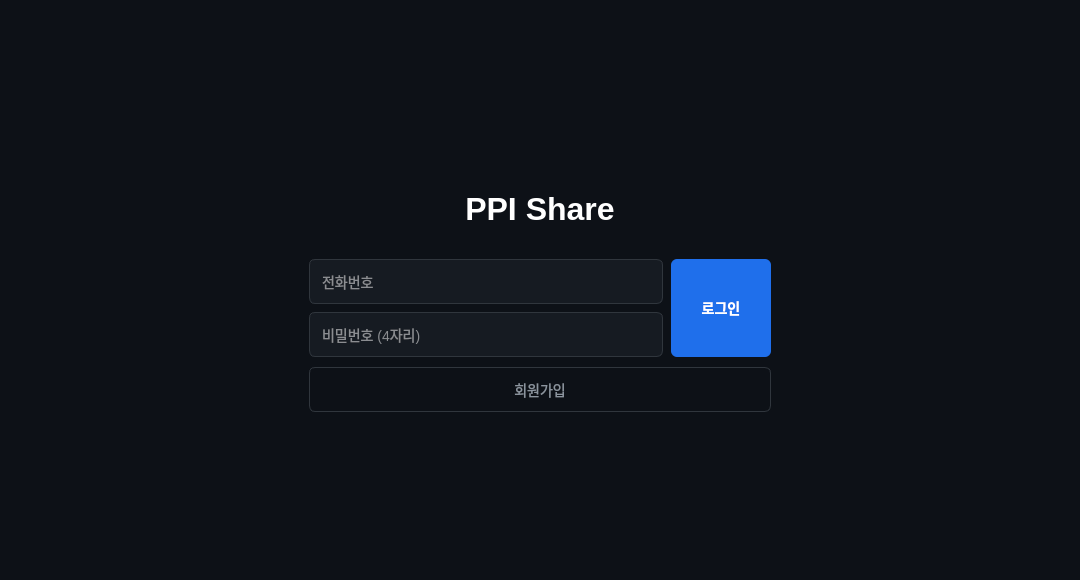
<?xml version="1.0" encoding="UTF-8"?>
<ui version="4.0">
 <class>LoginDialog</class>
 <widget class="QDialog" name="LoginDialog">
  <property name="geometry">
   <rect>
    <x>0</x>
    <y>0</y>
    <width>1080</width>
    <height>580</height>
   </rect>
  </property>
  <property name="windowTitle">
   <string>PPI Share(Login)</string>
  </property>
  <property name="styleSheet">
   <string notr="true">QDialog {
    background-color: #0d1117;
}</string>
  </property>
  <layout class="QHBoxLayout" name="horizontalLayout">
   <item>
    <spacer name="horizontalSpacer_left">
     <property name="orientation">
      <enum>Qt::Horizontal</enum>
     </property>
     <property name="sizeHint" stdset="0">
      <size>
       <width>40</width>
       <height>20</height>
      </size>
     </property>
    </spacer>
   </item>
   <item>
    <widget class="QWidget" name="login_panel" native="true">
     <property name="minimumSize">
      <size>
       <width>480</width>
       <height>0</height>
      </size>
     </property>
     <property name="maximumSize">
      <size>
       <width>480</width>
       <height>16777215</height>
      </size>
     </property>
     <layout class="QVBoxLayout" name="verticalLayout">
      <property name="spacing">
       <number>10</number>
      </property>
      <item>
       <spacer name="verticalSpacer_top">
        <property name="orientation">
         <enum>Qt::Vertical</enum>
        </property>
        <property name="sizeHint" stdset="0">
         <size>
          <width>20</width>
          <height>40</height>
         </size>
        </property>
       </spacer>
      </item>
      <item>
       <widget class="QLabel" name="label_logo">
        <property name="minimumSize">
         <size>
          <width>0</width>
          <height>80</height>
         </size>
        </property>
        <property name="styleSheet">
         <string notr="true">QLabel#label_logo {
    color: white;
    font-size: 32px;
    font-weight: bold;
}</string>
        </property>
        <property name="text">
         <string>PPI Share</string>
        </property>
        <property name="alignment">
         <set>Qt::AlignCenter</set>
        </property>
       </widget>
      </item>
      <item>
       <layout class="QHBoxLayout" name="input_layout">
        <property name="spacing">
         <number>8</number>
        </property>
        <item>
         <widget class="QWidget" name="left_panel" native="true">
          <layout class="QVBoxLayout" name="verticalLayout_2">
           <property name="spacing">
            <number>8</number>
           </property>
           <property name="leftMargin">
            <number>0</number>
           </property>
           <property name="topMargin">
            <number>0</number>
           </property>
           <property name="rightMargin">
            <number>0</number>
           </property>
           <property name="bottomMargin">
            <number>0</number>
           </property>
           <item>
            <widget class="QLineEdit" name="input_phone">
             <property name="minimumSize">
              <size>
               <width>0</width>
               <height>45</height>
              </size>
             </property>
             <property name="styleSheet">
              <string notr="true">QLineEdit {
    background-color: #161b22;
    border: 1px solid #30363d;
    border-radius: 6px;
    color: white;
    font-size: 14px;
    padding: 0 10px;
}
QLineEdit:focus {
    border: 1px solid #1f6feb;
}</string>
             </property>
             <property name="placeholderText">
              <string>전화번호</string>
             </property>
            </widget>
           </item>
           <item>
            <widget class="QLineEdit" name="input_pw">
             <property name="minimumSize">
              <size>
               <width>0</width>
               <height>45</height>
              </size>
             </property>
             <property name="styleSheet">
              <string notr="true">QLineEdit {
    background-color: #161b22;
    border: 1px solid #30363d;
    border-radius: 6px;
    color: white;
    font-size: 14px;
    padding: 0 10px;
}
QLineEdit:focus {
    border: 1px solid #1f6feb;
}</string>
             </property>
             <property name="echoMode">
              <enum>QLineEdit::Password</enum>
             </property>
             <property name="placeholderText">
              <string>비밀번호 (4자리)</string>
             </property>
            </widget>
           </item>
          </layout>
         </widget>
        </item>
        <item>
         <widget class="QPushButton" name="btn_login">
          <property name="minimumSize">
           <size>
            <width>100</width>
            <height>98</height>
           </size>
          </property>
          <property name="maximumSize">
           <size>
            <width>100</width>
            <height>98</height>
           </size>
          </property>
          <property name="styleSheet">
           <string notr="true">QPushButton#btn_login {
    background-color: #1f6feb;
    color: white;
    border: none;
    border-radius: 6px;
    font-size: 14px;
    font-weight: bold;
}
QPushButton#btn_login:hover {
    background-color: #388bfd;
}
QPushButton#btn_login:pressed {
    background-color: #1158c7;
}</string>
          </property>
          <property name="text">
           <string>로그인</string>
          </property>
         </widget>
        </item>
       </layout>
      </item>
      <item>
       <widget class="QPushButton" name="btn_register">
        <property name="minimumSize">
         <size>
          <width>0</width>
          <height>45</height>
         </size>
        </property>
        <property name="styleSheet">
         <string notr="true">QPushButton#btn_register {
    background-color: transparent;
    color: #8b949e;
    border: 1px solid #30363d;
    border-radius: 6px;
    font-size: 14px;
}
QPushButton#btn_register:hover {
    background-color: #161b22;
    color: white;
}</string>
        </property>
        <property name="text">
         <string>회원가입</string>
        </property>
       </widget>
      </item>
      <item>
       <spacer name="verticalSpacer_bottom">
        <property name="orientation">
         <enum>Qt::Vertical</enum>
        </property>
        <property name="sizeHint" stdset="0">
         <size>
          <width>20</width>
          <height>40</height>
         </size>
        </property>
       </spacer>
      </item>
     </layout>
    </widget>
   </item>
   <item>
    <spacer name="horizontalSpacer_right">
     <property name="orientation">
      <enum>Qt::Horizontal</enum>
     </property>
     <property name="sizeHint" stdset="0">
      <size>
       <width>40</width>
       <height>20</height>
      </size>
     </property>
    </spacer>
   </item>
  </layout>
 </widget>
 <resources/>
 <connections/>
</ui>
